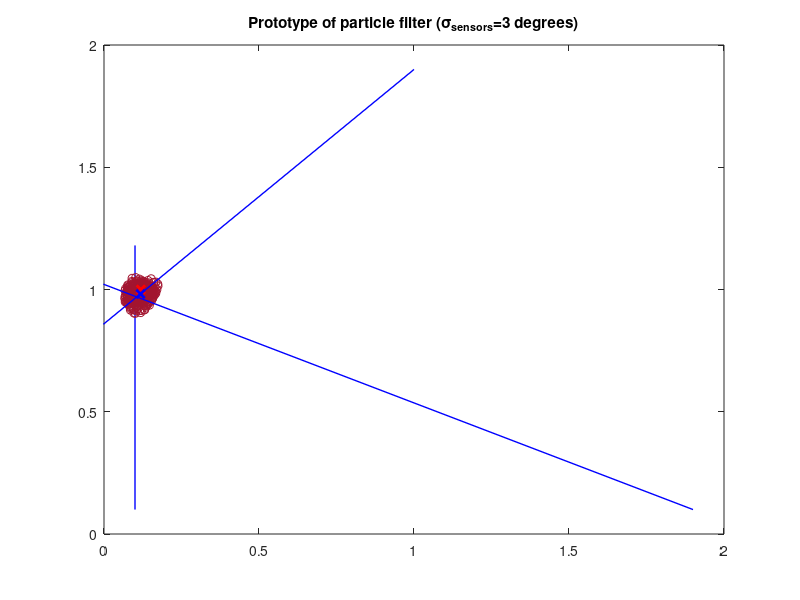

This chart was generated by the following MATLAB code: (Note: this script raises an error after producing the figure.)
close all
clear all

%mov = avifile('particle_filter_new_states.avi');

cat(1) = 0.1 + i * 0.1;
cat(2) = 1.9 + i * 0.1;
cat(3) = 1 + i * 1.9;

N = 400
stddegrees = 3;

[X, Y] = meshgrid(0:.02:2, 0:.02:2);
s = stddegrees*(pi/180);	% Standard deviation in radians
titletext = sprintf('Prototype of particle filter (\\sigma_{sensors}=%i degrees)', stddegrees);

p = [rand(N, 2)*2, rand(N, 1)*360, rand(N, 1)*0.04-0.02, ones(N, 1)*(1/N), zeros(N, 1)];	% x, y, theta, |v|, w, age
T = 0.5;	% Time step length
Nuc = floor(N*0.8);	% Set up cut-offs
Nlc = floor(N*0.2);
x_std = [];
x_std_approx = [];

figure
frame = 1;
lasttheta = 0;
lastmouse = 0;

tic
for theta = 0:0.05:2*pi
	% Update mouse
	%mouse = 1 + 0.6*cos(theta) + i*(1 + 0.6*sin(theta));
	mouse = 1 + i*1;
	if (theta<0.5*pi)
		mouse = 1.9 - 0.9*(theta/(pi*0.5)) + i*1;
	end
	if (theta>1.5*pi)
		mouse = 1 - 0.9*((theta-1.5*pi)/(pi*0.5)) + i*1;
	end
	movement = mouse - lastmouse;

	% Update sensors and add noise
	%v = (mouse - cat) .* exp(i*randn(1, 3)*s);
	%d = abs(v);
	%v = v ./ d;
	v1 = (mouse - cat(1)) * exp(i*randn(1)*s);
	v2 = (mouse - cat(2)) * exp(i*randn(1)*s);
	v3 = (mouse - cat(3)) * exp(i*randn(1)*s);
	d1 = abs(v1);
	d2 = abs(v2);
	d3 = abs(v3);
	v1 = v1/d1;
	v2 = v2/d2;
	v3 = v3/d3;

	% Update particles
	% Integrate
	p(:, 1) = p(:, 1) + cos(p(:, 3)*(pi/360)).*(T*p(:, 4));
	p(:, 2) = p(:, 2) + sin(p(:, 3)*(pi/360)).*(T*p(:, 4));

	% Compare particles to sensors
	A = p(:, 1) + i*p(:, 2);

	% Reinit since we have access to all three sensors
	for g = 1:3
		z = angle(A - cat(g));
		mu = angle(mouse - cat(g));
		% Penalty function
		w = exp(-((z - mu).^2)/(2*s^2));	% Is at most 1
		%w = (1/sqrt(2*pi*s^2))*exp(-((z - mu).^2)/(2*s^2));
		p(:, 5) = p(:, 5) .* w;	% Update weights
	end

	% Increase age
	p(:, 6) = p(:, 6) + 1;

	% Check for errors
	if (sum(isnan(p(:, 5)))>0)
		nan = sum(isnan(p(:, 5)))
		break
	end

	% Sort according to weights
	A = p;
	[OldRowNumber, NewRowNumber] = sort(A(:, 5));
	p = A(NewRowNumber, :);

	% Normalise
	p(:, 5) = p(:, 5)/sum(p(:, 5));
	p(:, 3) = mod(p(:, 3), 360);

	% Calculate mean
	m = [sum(p(:, 1).*p(:, 5)) sum(p(:, 2).*p(:, 5))];
	%m = [mean(p(:, 1)) mean(p(:, 2))];

	% Check std
	x_std(end+1) = std(p(:, 1));
	temp = zeros(1, 6);
	sumw = 0;
	for g = N:-1:1	% Extract particles in a propability mass
		sumw = sumw + p(g, 5);
		if (sumw <= 0.68)
			temp(g, :) = p(g, :);
		end
	end
	x_std_approx(end+1) = (max(temp(:, 1)) - min(temp(:, 1)))/4;

	%standard_deviation_in_degrees = sqrt(var(c))*(180/pi)

	% Resample
	A = [p(Nuc:N, 1:5), zeros(N-Nuc+1, 1)];
	B = [randn(N-Nuc+1, 2)*0.015, randn(N-Nuc+1, 1)*2, randn(N-Nuc+1, 1)*0.05, ones(N-Nuc+1, 1)*mean(A(:, 5)), zeros(N-Nuc+1, 1) ];
	p(1:Nlc+1,:) = A + B;
	p(:, 5) = ones(N, 1)*(1/N);	% Reset weights

	% Plot
	l1 = [cat(1) cat(1)+d1*1.2*v1];
	l2 = [cat(2) cat(2)+d2*1.2*v2];
	l3 = [cat(3) cat(3)+d3*1.2*v3];
	plot(real(l1), imag(l1), 'b-', 'LineWidth', 1)
	axis([0 2 0 2])
	hold on
	scatter(p(:,1), p(:,2), 'g.')
	plot(real(l2), imag(l2), 'b-', 'LineWidth', 1)
	plot(real(l3), imag(l3), 'b-', 'LineWidth', 1)
	plot(real(mouse), imag(mouse), 'rx', 'LineWidth', 2)
	plot(m(1), m(2), 'bx', 'LineWidth', 2)
	title(titletext)
	hold off

	% Update frame counter and save frame
	frame = frame + 1;
	f2 = getframe(gcf);
	%mov = addframe(mov, f2);

	% Save stuff for next iteration
	lasttheta = theta;
	lastmouse = mouse;
end

std_approx_error = (x_std_approx - x_std)./x_std;

% Sort according to weights
A = p;
[OldRowNumber, NewRowNumber] = sort(A(:, 5));
p = A(NewRowNumber, :);

for i = 1:N
	if (p(i, 4)<0)
		p(i, 3) = p(i, 3) + 180;
		p(i, 4) = -p(i, 4);
	end
end

p(:, 3) = mod(p(:, 3), 360);

p = p(Nuc:N, :);	% Only use the best
 
p_mean = mean(p)
p_std = std(p)
ph = phase(movement)*(180/pi);
if (ph<0)
	ph = ph + 360;
end
p_error = [real(mouse) imag(mouse) ph abs(movement)/T 0 max(p(:, 6))] - p_mean
fprintf('seconds/frame %i\n', toc/frame);
%mov = close(mov);
